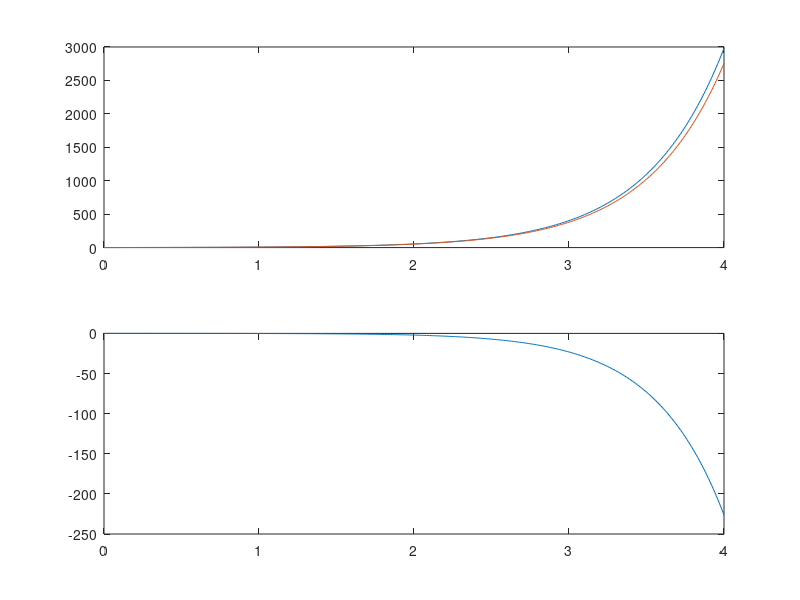

Source code (MATLAB):
clear all;
close all;

a = 2;
h = 0.01;
t = 0:h:4;
xn = zeros(1,length(t));
xa = zeros(1,length(t));
xn(1) = 1;

for i = 1:length(t)
    xa(i) = exp(a*t(i));
end

subplot(211);
plot(t,xa);
hold on;

for j = 2:length(t)
    xn(j) = xn(j-1) + h * a * xn(j-1);
end

plot(t,xn);

subplot(212)
err = xn-xa;
plot(t,err);
